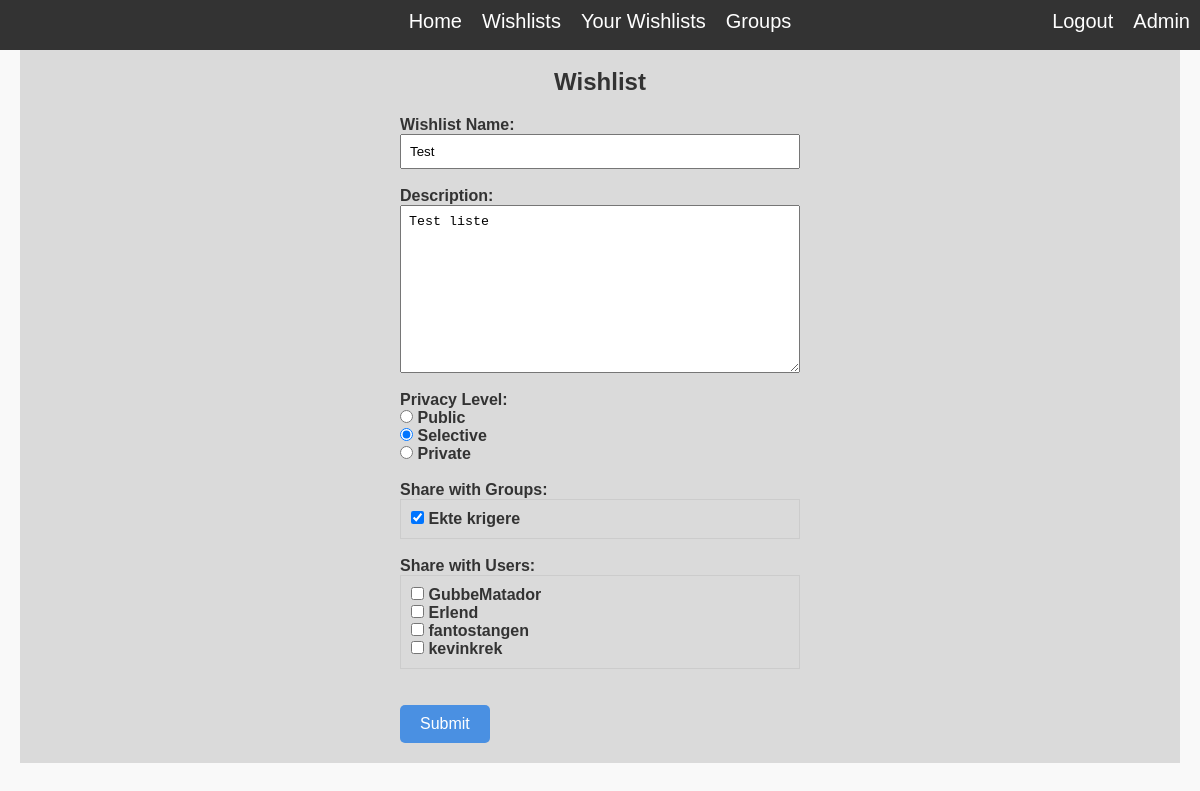
The page /wishlist/1/edit (signed in) on the database as committed earlier.
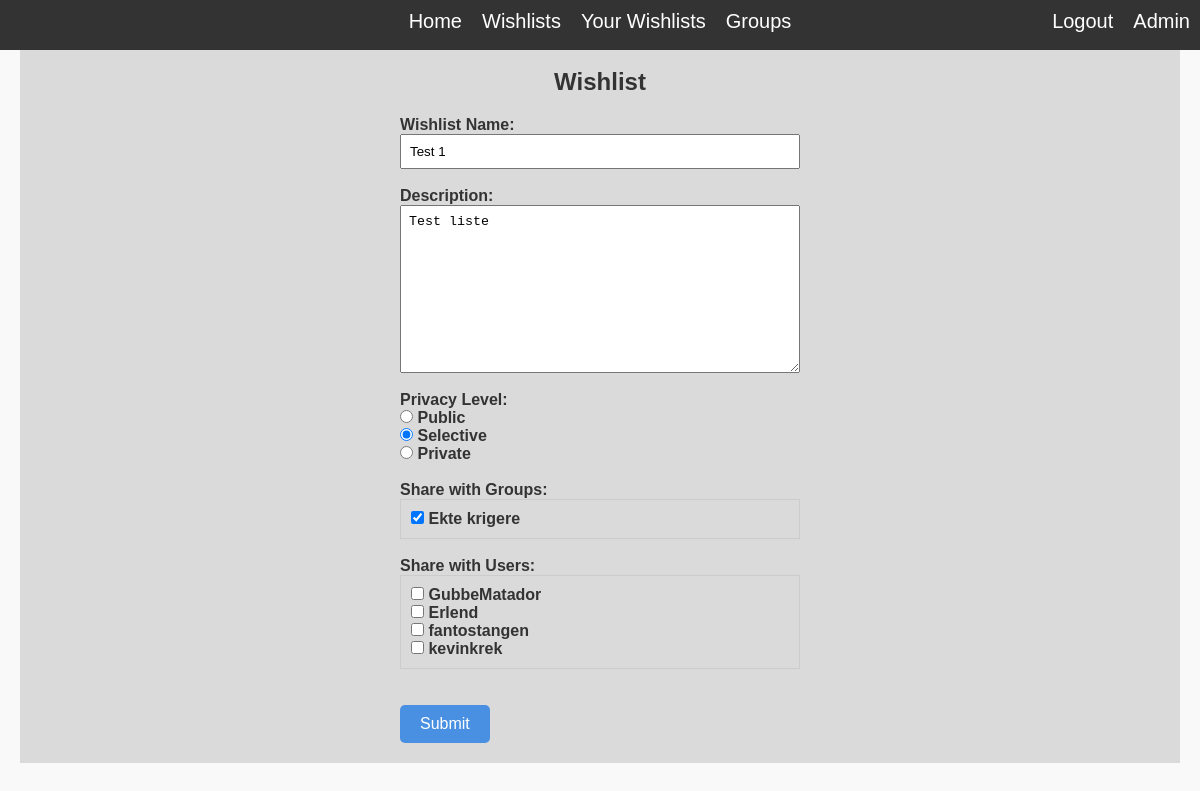
The same page on the database as committed later.
### wishlistManager/models.py (models this page shows, shortened)
class Wishlist(models.Model):
    name = models.CharField(max_length=100)
    description = models.TextField()
    date_created = models.DateTimeField(auto_now_add=True)
    date_modified = models.DateTimeField(auto_now=True)
    privacy_level = models.IntegerField(default=0)
    user = models.ForeignKey('auth.User', related_name='created_wishlists', on_delete=models.CASCADE)
    groups_with_permission = models.ManyToManyField(WishlistGroup, related_name='wishlists', blank=True, null=True)
    users_with_permission = models.ManyToManyField('auth.User', related_name='wishlists', blank=True, null=True)
    def user_is_creator(self, user):
        return self.user == user

### wishlistManager/views.py (the view)
# urls.py: path('edit', views.edit_wishlist_view, name='edit_wishlist'),
@login_required
def edit_wishlist_view(request, wishlist_id):
    wishlist=get_object_or_404(Wishlist, id=wishlist_id)
    if wishlist.user_is_creator(request.user) == False:
        url = reverse('wishlist_detail', args=[wishlist_id])
        return redirect(url)
    if request.method == "POST":
        form = WishlistForm(request.POST, user = request.user, instance=wishlist)
        if form.is_valid():
            form.save()
            url = reverse('wishlist_detail', args=[wishlist_id])
            return redirect(url)
    else:
        form = WishlistForm(user = request.user, instance=wishlist)
    context = {'form':form}
    return render(request, 'wishlist/create_wishlist.html', context)

### wishlistManager/models.py (called while the page is built)
    def __str__(self):
        return self.name

### wishlistManager/templates/wishlist/create_wishlist.html (shortened to what this page needs)
{% extends "base.html" %}
{% load static %}
    {% block content %}
        <h2>Wishlist</h2>
        <form method = "POST">
            {% for field in form %}
                <div class="form-group">
                    {{field.label_tag}}
                    {{field}}
                </div>
                <br>
            {% endfor %}
            <br>
            <button type="submit" class="btn">Submit </button>
        </form>
    {% endblock %}

Rows that differ between the two databases and show on the page:
changed Wishlist "Test liste": name "Test" → "Test 1"
